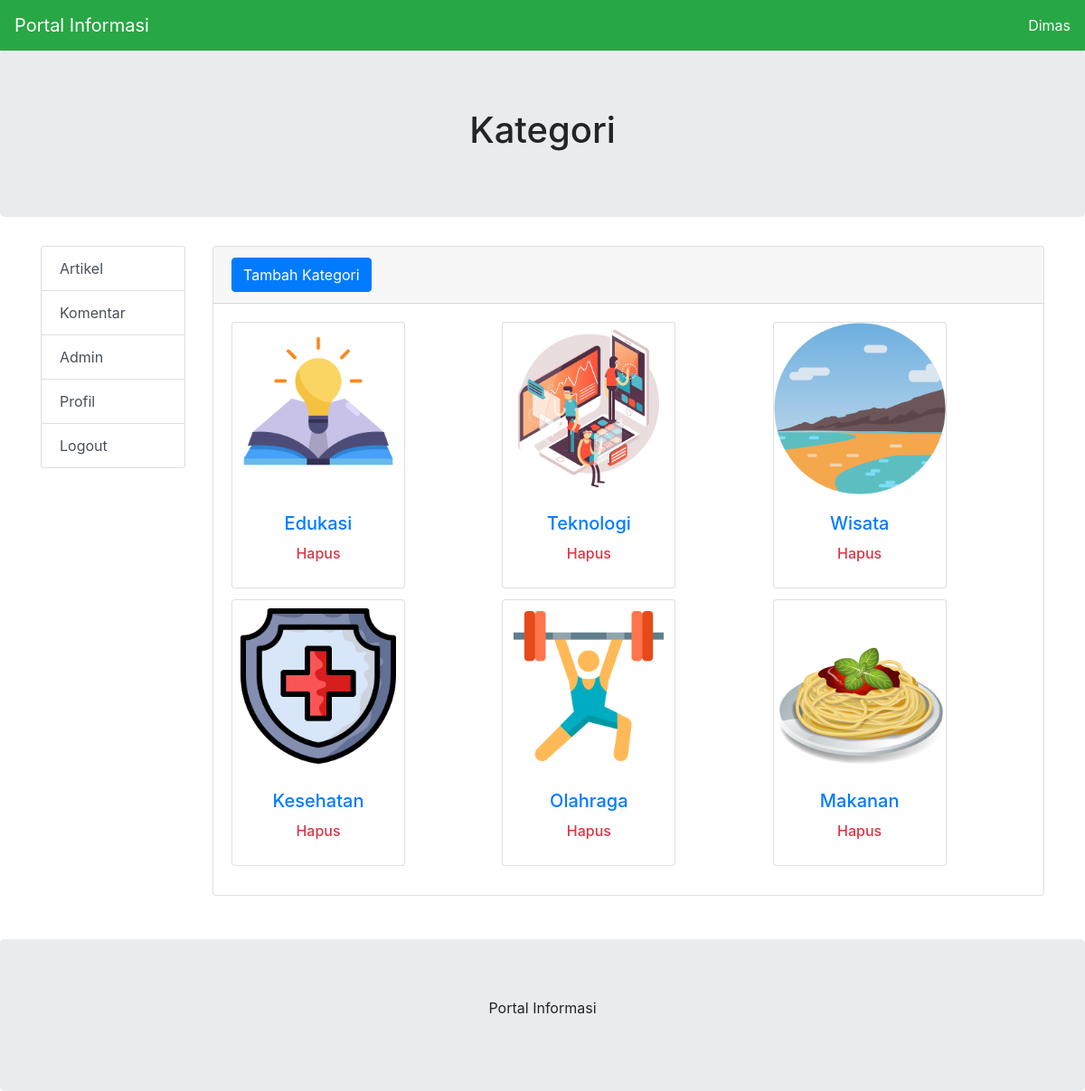
Screenshot of /admin/index.php?halaman=kategori (signed in) with the database file from the repository.
### tables this page shows
CREATE TABLE `profil` (
  `nama_website` varchar(50) NOT NULL
);

CREATE TABLE `kategori` (
  `id_kategori` int(11) NOT NULL,
  `nama_kategori` varchar(50) NOT NULL,
  `gambar_kategori` varchar(200) NOT NULL DEFAULT 'gambar_default.png'
);

### admin/artikel/kategori.php (the view, shortened to what this page needs)
<div class="card mb-4">
    <div class="card-header">
        <button type="button" id="btn-tambah-kategori" class="btn btn-primary"><span class="text"><i class="fas fa-car fa-sm"></i> Tambah Kategori</span></button>
    </div>
    <div class="card-body">
        <div class="card-columns">
            <?php
            include '../config/koneksi.php';
            $sql="select * from kategori";
            $hasil=mysqli_query($kon,$sql);
            while ($data = mysqli_fetch_array($hasil)):
            ?>
            <div class="card bg-basic" style="width: 12rem;">
            <a href="index.php?halaman=artikel&kategori=<?php echo $data['id_kategori'];?>"><img class="card-img-top" src="artikel/gambar_kategori/<?php echo $data['gambar_kategori'];?>" alt="Card image cap"></a>
                <div class="card-body text-center">
                <a href="index.php?halaman=artikel&kategori=<?php echo $data['id_kategori'];?>"><h5 class="card-title"><?php echo $data['nama_kategori'];?></h5></a>
                <a href="#" class="hapus_kategori" id_kategori="<?php echo $data['id_kategori']; ?>" gambar="<?php echo $data['gambar_kategori']; ?>"><h6 class="text-danger">Hapus</h6></a>
                </div>
            </div>
            <?php endwhile; ?>
        </div>
    </div>
</div>

### admin/index.php (shortened to what this page needs)
<!DOCTYPE html>
<html lang="en">
<head>
    <link rel="stylesheet" href="../bootstrap/css/bootstrap.min.css">
</head>
<body>
<nav class="navbar navbar-expand-md bg-success navbar-dark">
    <?php
        include '../config/koneksi.php';
        $ambil_kategori = mysqli_query ($kon,"select * from profil limit 1");
        $row = mysqli_fetch_assoc($ambil_kategori);
        $nama_website = $row['nama_website'];
        $copy_right = $row['nama_website'];
    ?>
    <a class="navbar-brand" href="../index.php"><?php echo $nama_website; ?> </a>
    <div class="collapse navbar-collapse" id="collapsibleNavbar">
        <ul class="navbar-nav  ml-auto">
        <li class="text-light"> <?php echo $_SESSION["nama_pengguna"]; ?> </li>
        </ul>
    </div>
</nav>
<div class="jumbotron text-center">
<?php
if(isset($_GET['halaman']) && !isset($_GET['kategori'])){
    $halaman = $_GET['halaman'];
   echo "<h1>".ucwords($halaman)."</h1>";
}
?>
</div>
<div class="container">
    <div class="row">
        <div class="col-sm-2">
            <div class="list-group">
                <a href="index.php?halaman=kategori" class="list-group-item list-group-item-action">Artikel</a>
                <a href="index.php?halaman=komentar" class="list-group-item list-group-item-action">Komentar</a>
                <a href="index.php?halaman=admin" class="list-group-item list-group-item-action">Admin</a>
                <a href="index.php?halaman=profil" class="list-group-item list-group-item-action">Profil</a>
                <a href="logout.php" class="list-group-item list-group-item-action">Logout</a>
            </div>
        </div>
        <div class="col-sm-10">
        <?php
            if(isset($_GET['halaman'])){
                $halaman = $_GET['halaman'];
                switch ($halaman) {
                    case 'kategori':
                        include "artikel/kategori.php";
                        break;
                }
            }else {
                include "dashboard.php";
            }
        ?>
        </div>
    </div>
    <br>
</div>
<div class="jumbotron text-center" style="margin-bottom:0">
    <p><?php echo  $copy_right; ?></p>
</div>
</body>
</html>

### rows the page displays
profil: nama_website "Portal Informasi"
kategori: gambar_kategori (picture), nama_kategori "Edukasi"
kategori: gambar_kategori (picture), nama_kategori "Kesehatan"
kategori: gambar_kategori (picture), nama_kategori "Teknologi"
kategori: gambar_kategori (picture), nama_kategori "Olahraga"
kategori: gambar_kategori (picture), nama_kategori "Wisata"
kategori: gambar_kategori (picture), nama_kategori "Makanan"

### other values shown
$_SESSION["nama_pengguna"] "Dimas"
$halaman "Kategori"
